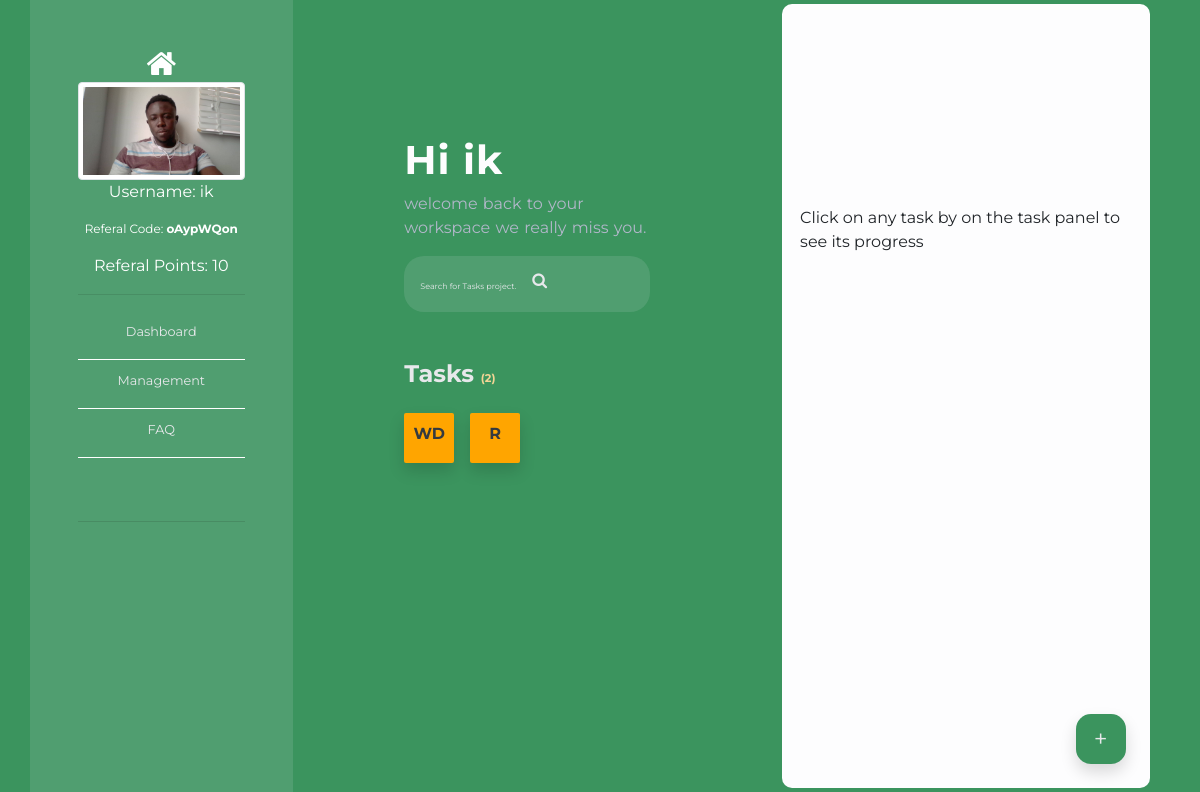
Page /dashboard/ (signed in) on the committed database.
### Accounts/models.py (models this page shows, shortened)
class CustomUser(AbstractUser):
	is_active=models.BooleanField(default=True)
	address = models.CharField(max_length=150, default="lagos")
	phone = models.CharField(max_length=150, default="08000012345")
	referal_code= models.CharField(null=True, blank=True, max_length=50)
	referal_point =models.PositiveIntegerField(default=0)
	reward = MoneyField(decimal_places=2, max_digits=8,default_currency="NGN",default=0.00)
	profile_picture = models.ImageField( upload_to="profile", default="empty.png")

### Jobs/models.py (models this page shows, shortened)
class Order(models.Model):
    title = models.CharField(max_length=50)
    name = models.CharField( max_length=50)
    abbr = models.CharField(max_length=50, default="abc")
    category = models.CharField( max_length=50)
    sub_cat = models.CharField( max_length=50)
    deadlines =models.CharField( max_length=50)
    total = MoneyField(decimal_places=2, max_digits=8,default_currency="NGN",default=0.00)
    email = models.EmailField( max_length=254)
    phone = models.CharField(max_length=50)
    reference = models.CharField( max_length=50)
    description = RichTextField(null=True)
    user_id  = models.IntegerField(default=0,null=True)
    status = models.IntegerField(default=1)

### home/views.py (the view)
# urls.py: path("dashboard/", views.dashboard, name="dashboard"),
@login_required(login_url='/account/login')
def dashboard(request):
	template="home/dashboard.html"
	jobs = jo.Order.objects.filter(user_id=request.user.id)
	acronyms = ["".join([ leter[0] for leter in  job.title.split(" ")]) for job in jobs]
	counter = jo.Order.objects.filter(user_id=request.user.id).count()
	category = Acct.Categories.objects.all()
	context ={
		"jobs":jobs,
		"acronyms":acronyms,
		"counter":counter,
		"category":category,
			}
	return render(request,template,context)

### templates/home/dashboard.html (shortened to what this page needs)
{% load static %}
{% load crispy_forms_tags %}
<!doctype html>
<html lang="en">
  <head>
    <link rel="stylesheet" href="https://stackpath.bootstrapcdn.com/bootstrap/4.3.1/css/bootstrap.min.css">
    <link rel="stylesheet" href="https://stackpath.bootstrapcdn.com/font-awesome/4.7.0/css/font-awesome.min.css">
    <link rel="stylesheet" href="{% static 'css/dash.css' %}">
  </head>
  <body style="height: 100%;">
    <div class="area">
      <div class="container-fluid">
        <div class="container">
          <div class="row">
            <div class="col-md-3">
              <div class="sidenav col-md-12 d-flex flex-column align-items-center p-lg-5" style="height: 100vh; background:#E7E8EB20;">
                <div class="prof-img ">
                  <div class="d-flex justify-content-center">
                    <a class="text-white" href="{% url 'index' %}"><i style="font-size: 2em" class="fa fa-home" aria-hidden="true"></i></a>
                  </div>
                  <img class="img-fluid img-thumbnail" src="{{request.user.profile_picture.url}}" alt="" srcset="">
                  <p class="text-center text-white">Username: {{request.user.username}}</p>
                  <p style="font-size: 0.75rem" class="text-center text-white">Referal Code: <b>{{request.user.referal_code}}</b> </p>
                  <p class="text-center text-white">Referal Points: {{request.user.referal_point}} </p>
                  <hr class="">
                </div>
                <div class="panels" style="width:100%; height: 30%; border-bottom: 1px solid rgba(17, 17, 19, 0.125)">
                  <div class="text-center das pt-2 pb-3" style=" border-bottom: 1px solid white;">
                    <li><a href="javascript:void(0)" onclick="window.location.reload();">Dashboard</a></li>
                  </div>
                  <div class="text-center das pt-2 pb-3" style=" border-bottom: 1px solid white;">
                      <li><a href="javascript:void(0)" onclick="settings({{request.user.id}})">Management</a></li>
                  </div>
                  <div class="text-center das pt-2 pb-3" style=" border-bottom: 1px solid white;">
                      <li><a href="#dashboard">FAQ</a></li>
                  </div>
                </div>
                </div>
            </div>
            <div class="col-md-9" id="main-areas">
              <div class="row">
                <div class="col-md-6 me mt-4">
              <div class=" d-flex flex-column contains align-items-start pt-lg-x">
                <div class="segment">
                  <div class="name pt-5 pt-lg-0">
                    <h3 >Hi {{request.user.username}} </h3>
                  </div>
                  <div class="p">
                      <p > welcome back to your workspace we really miss you.</p>
                  </div>
                  <div class="">
                      <div class="input-group position-relative p-lg-2 search">
                            <input class="p-2 phones" type="text" placeholder="Search for Tasks project..." name="project" id="project">
                          <i class="fa fa-search pt-2 pr-2 pl-2"></i>
                      </div>
                  </div>
                  <div class="proj-icon pt-2  pt-lg-5">
                    <h4 >Tasks <span><small>({{counter}})</small></span></h4>
                    <div class=" boxes d-flex flex-wrap justify-content-evenly">
                      {% for job in jobs %}
                      {% with index=forloop.counter %}
                        <div class="shadow box d-flex justify-content-center align-items-center"><h6><a class="text-dark" href="javascript:void(0)" onclick="load_content('{{job.reference}}')">{{job.abbr}}</a></h6></div>
                        {% endwith%}
                      {% endfor %}
                    </div>
                  </div>
                </div>
              </div>
              </div>
              <div class="col-md-6 tasks">
                  <div class="white-back d-flex flex-column align-items-start justify-content-start pt-5 loading">
                  <div class="segment2 d-flex justify-content-center align-items-center" style="height: 100%;">
                    Click on any task by on the task panel to see its progress
                  </div>
                  <div class="d-flex justify-content-end align-items-end p-4" style="width: 100%; height: 100%;">
                  <button class="shadow add-button" data-toggle="modal" data-target="#exampleModalScrollable">+</button>
                  </div>
                  </div>
                  </div>
              </div>
            </div>
          </div>
      </div>
      </div>
    </div>
  </body>
</html>

### assets/css/dash.css (style rules this page uses)
body { font-family: 'Montserrat', sans-serif; min-width: 300px; }
.tasks { height:100%; width:100%; margin: auto; }
.me { height: 100%; width: 100%; }
.contains { height: 100%; }
.name h3 { color: #FDFDFE; font-size: 2.5rem; letter-spacing: 1px; font-weight: bold; }
.segment { max-width: 60%; margin: 0 auto; }
.segment2 { max-width: 100%; margin: 0 auto; width: 90%; }
.p p { color:rgb(177, 183, 201); word-spacing: 1px; }
.sidenav { display: none !important; }
@media only screen and (min-width:1200px) { .container { max-width: 1920px; } }
@media only screen and (min-width:1200px) { .sidenav { display: block !important; } }
@media only screen and (min-width:1200px) { .tasks { height: 100vh; } }
.phones { width: 60%; border: 0px; background: transparent; }
.search { background-color: #E7E8EB20; border-radius: 20px; width: 100%; }
.search i { color: #E7E8EB; font-size:1.5rem }
.search input { width: 75%; }
.search input::placeholder { color: #E7E8EB; font-size: 0.8rem; }
.proj-icon h4, .proj-icon small, .proj-icon h6 { color: #E7E8EB; font-weight: bold; }
.proj-icon small { color: rgb(243, 213, 149); font-size: 0.7rem; }
.box { background-color: orange; width: 50px; height: 50px; margin: 1rem 1rem 0 0; border-radius: 2px; }
.white-back { background-color:#FDFDFE ; width: 90%; margin: 1% auto; height: 98%; border-radius: 10px; }
.add-button { background-color: #3B945E; width: 50px; height: 50px; border: 0; border-radius: 15px; color: #E7E8EB; font-size: 1.5rem; }
.das a { color: #E7E8EB; }
.das li { list-style: none; }
.area { background: #3B945E; width: 100%; height:100%; }
@media (min-width:768px) { .search input { width: 7rem; } }
@media (min-width:768px) { .search input::placeholder { color: #E7E8EB; font-size: 0.5rem; } }
@media (min-width:768px) { .search i { color: #E7E8EB; font-size:1rem; } }
@media (min-width:768px) { .pt-lg-x { padding-top: 7rem !important; } }
@media (min-width:768px) { .sidenav { display: block !important; } }
@media (min-width:768px) { .panels a { font-size:0.8rem; } }

### rows in the picture
CustomUser: user.profile_picture (picture), user.username "ik", user.referal_code "oAypWQon", user.referal_point "10"
Order: abbr "WD"
Order: abbr "R"

### other values in the picture
{{ counter }} "2"
